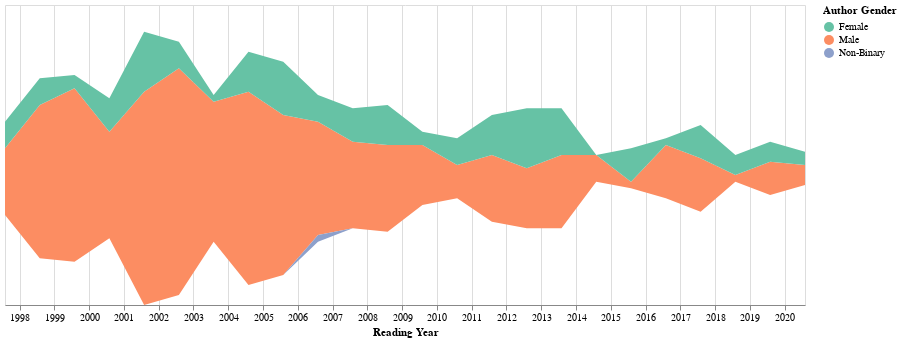

Notebook code cell kept with this figure:
### Code cell
q = """
    PREFIX rdfs: <http://www.w3.org/2000/01/rdf-schema#> 
    PREFIX wdt: <http://www.wikidata.org/prop/direct/>
    PREFIX wd: <http://www.wikidata.org/entity/>
    SELECT DISTINCT ?book ?reading ?publication ?dob ?gender_label ?book_label ?author_label
    WHERE { 
        ?book a <https://birot.github.io/ontology/Book>. 
        ?book <https://birot.github.io/ontology/hasWikidataId> ?wiki.
        BIND (IRI(CONCAT(str(wd:),?wiki)) as ?wiki_book).
        OPTIONAL {service <https://query.wikidata.org/sparql> {
             ?wiki_book wdt:P577 ?publication. ?wiki_book wdt:P50 ?wiki_author.       
             ?wiki_author wdt:P569 ?dob. ?wiki_author wdt:P21 ?gender.
             ?gender rdfs:label ?gender_label filter (lang(?gender_label) = "en").
             ?wiki_book rdfs:label ?book_label filter (lang(?book_label) = "en").   
             ?wiki_author rdfs:label ?author_label filter (lang(?author_label) = "en").}}
        ?event <https://birot.github.io/ontology/hasBook> ?book.
        ?event <https://birot.github.io/ontology/hasStartDate> ?reading. 
        }
    """

dataframe = pandas.DataFrame(create_graph().query(q))
dataframe.columns=['Entity', 'Reading Year', 'Publication Date', 'Author Birth', 'Author Gender', 'Title', 'Author']
dataframe['Books'] = 1

dataframe = dataframe.loc[~dataframe['Author Gender'].isin([numpy.nan, None])] 
dataframe['Author Gender'] = dataframe['Author Gender'].str.title()  
altair.Chart(dataframe, title='').mark_area().encode(
    x='Reading Year:T', y=altair.Y('sum(Books)', stack="center", axis=None), 
    color=altair.Color('Author Gender', scale=altair.Scale(scheme='set2'))).properties(width=800, height=300)

### Figure 1 — Vega-Lite specification as saved in the notebook (floating-point values rounded to 4 significant figures; data arrays with more than 128 entries replaced by an {"elided": "..."} marker saying what was removed)
{"usermeta": {"embedOptions": {"theme": "fivethirtyeight"}}, "config": {"view": {"continuousWidth": 400, "continuousHeight": 300}}, "data": {"name": "data-1377600acd01a5612f3186b44eb9b8e3"}, "mark": "area", "encoding": {"color": {"type": "nominal", "field": "Author Gender", "scale": {"scheme": "set2"}}, "x": {"type": "temporal", "field": "Reading Year"}, "y": {"type": "quantitative", "aggregate": "sum", "axis": null, "field": "Books", "stack": "center"}}, "height": 300, "title": "", "width": 800, "$schema": "https://vega.github.io/schema/vega-lite/v4.8.1.json", "datasets": {"data-1377600acd01a5612f3186b44eb9b8e3": {"elided": "438 records"}}}
